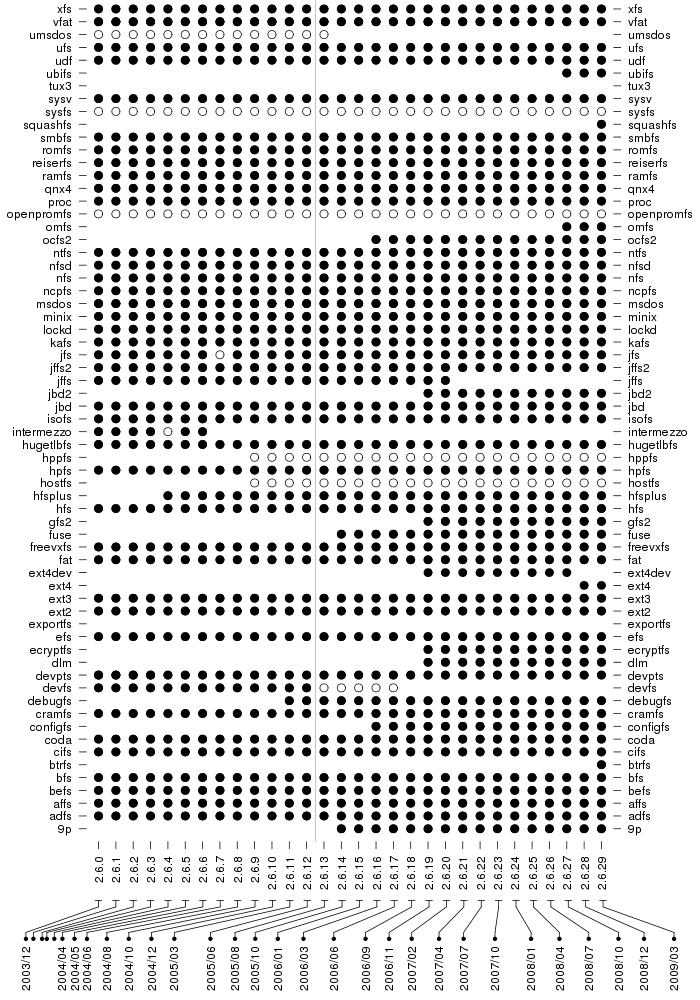

Source code (R):
d <- read.table('summary', head=T)

png('summary.png', width=700, height=1000)
par(mar=c(11,6,0,6))
plot(d$major, d$fs, type='n', ann=F, axes=F, xlim=c(-0.7, 29.7), ylim=c(0, length(unique(d$fs))+0.7), xaxs='i', yaxs='i')
s <- d$type == 'first' & d$fs != 'ext4dev' & d$fs != 'ext4'
points(d$major[s], d$fs[s], pch=21, cex=1.5)
#s <- d$type == 'second'
#points(d$major[s], d$fs[s], pch=21, bg='red', cex=1.5)
s <- d$type == 'ok'
points(d$major[s], d$fs[s], pch=21, bg='black', cex=1.5)
axis(1, at=unique(d$major), label=paste('2.6.', unique(d$major), sep=''),
     las=2, lwd=0, lwd.ticks=1, cex.axis=1)
axis(2, at=unique(d$fs), label=unique(d$fs), las=1, lwd=0, lwd.ticks=1)
axis(4, at=unique(d$fs), label=unique(d$fs), las=1, lwd=0, lwd.ticks=1)
abline(v=12.5, lwd=0.3)
#title(paste(length(d$fs[d$type == 'ok']), 'file systems'), cex.main=2)

d <- read.table('timeline/data-2.6', head=T)
d$date <- as.Date(d$date, '%d-%b-%Y')
s <- d$minor == 0

par(mar=c(0,0,0,0), fig=c(0,1,0,0.1), new=T, ps=9)
plot(d$date[s], rep(0.9, length(d$date[s])), ylim=c(0, 1.45), pch=20, ann=F, axes=F)
x <- seq(as.Date('2004-07-20'), as.Date('2008-10-01'), by=51.6)
y <- rep(0.9, length(x))
segments(d$date[s], y, d$date[s], y+0.1)
segments(d$date[s], y+0.1, x, y+0.5)
segments(x, y+0.5, x, y+0.6)
segments(x-10, y+0.6, x+10, y+0.6)
s <- d$minor == 0 & !(d$major %in% c(1, 2, 3, 4))
text(d$date[s]-10, rep(0.55, length(d$date[s])), format(d$date[s], '%Y/%m'), srt=90, pos=1)
#axis.Date(1, at=d$date[s], format='%Y/%m', cex.axis=1, las=2, tick=F)
dev.off()
